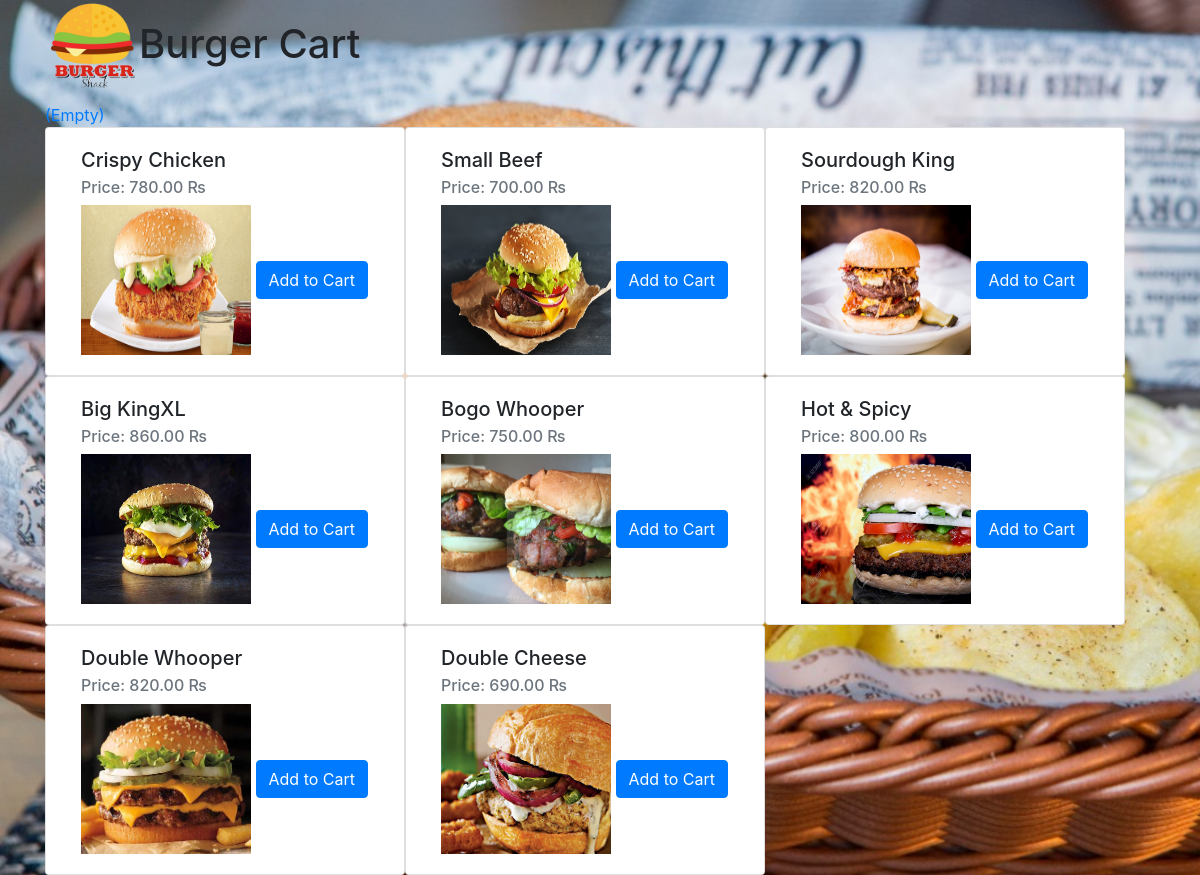
The page / on the database its author committed.
### tables this page shows
CREATE TABLE `products` (
  `id` int(11) NOT NULL,
  `name` varchar(200) NOT NULL,
  `images` varchar(200) DEFAULT NULL,
  `price` float(10,2) NOT NULL,
  `created` datetime NOT NULL
);

### Cart.class.php (called while the page is built, shortened)
<?php
class Cart {
    protected $cart_contents = array();
    public function __construct(){
        $this->cart_contents = !empty($_SESSION['cart_contents'])?$_SESSION['cart_contents']:NULL;
        if ($this->cart_contents === NULL){
            $this->cart_contents = array('cart_total' => 0, 'total_items' => 0);
        }
    }
    public function total_items(){
        return $this->cart_contents['total_items'];
    }
}

### index.php (the view, shortened to what this page needs)
<?php
include_once 'Cart.class.php';
$cart = new Cart;
require_once 'dbConfig.php';
?>
<!DOCTYPE html>
<html lang="en">
<head>
		<link rel="stylesheet" href="https://stackpath.bootstrapcdn.com/bootstrap/4.4.1/css/bootstrap.min.css">
  </head>
</head>
</head>
<body>
<div class="container" >
    <h1><a href="home.php"><img class="top_herder_logo" src="logo.png" width="94" height="95" alt="logo" id="logo" align="top-left"></a>Burger Cart</h1>
    <div class="cart-view">
        <a href="viewCart.php" title="View Cart"><i class="icart"></i> (<?php echo ($cart->total_items() > 0)?$cart->total_items().' Items':'Empty'; ?>)</a>
    </div>
    <div class="row col-lg-12">
        <?php
        $result = $db->query("SELECT * FROM products ORDER BY id DESC LIMIT 10");
        if($result->num_rows > 0){
            while($row = $result->fetch_assoc()){
        ?>
        <div class="card col-lg-4">
            <div class="card-body">
                <h5 class="card-title"><?php echo $row["name"]; ?></h5>
                <h6 class="card-subtitle mb-2 text-muted">Price: <?php echo ''.$row["price"].' ₨'; ?></h6>
               <img height="150" width="170" src="<?php echo $row["images"]; ?>" class="img-responsive">
                <a href="cartAction.php?action=addToCart&id=<?php echo $row["id"]; ?>" class="btn btn-primary">Add to Cart</a>
            </div>
        </div>
        <?php } }else{ ?>
        <p>Product(s) not found.....</p>
        <?php } ?>
    </div>
</div>
</body>
</html>

### index.php (style rules this page uses)
body { background-image:url(19.jpg); background-size:cover; background-attachment:fixed; }

### rows shown on the page
products: name "Crispy Chicken", price "780.00", images (picture)
products: name "Small Beef", price "700.00", images (picture)
products: name "Sourdough King", price "820.00", images (picture)
products: name "Big KingXL", price "860.00", images (picture)
products: name "Bogo Whooper", price "750.00", images (picture)
products: name "Hot & Spicy", price "800.00", images (picture)
products: name "Double Whooper", price "820.00", images (picture)
products: name "Double Cheese", price "690.00", images (picture)
